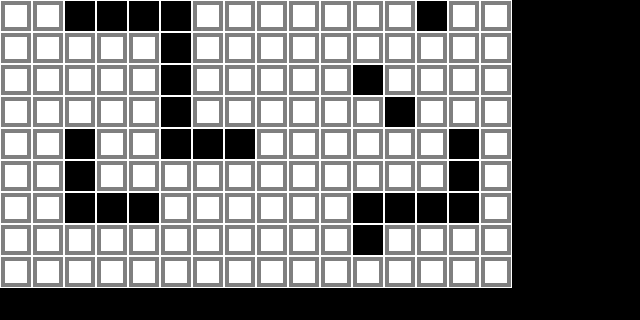

This is a level from a 2D game, rendered from its Tiled map with the project's own tilesets. A one-line summary and the complete map file follow:
An orthogonal 20x10 tile map with 32x32 px tiles, 1 tile layer (tiles).

<map version="1.0" orientation="orthogonal" renderorder="right-down" width="20" height="10" tilewidth="32" tileheight="32" nextobjectid="1">
 <tileset firstgid="1" name="pathfinding" tilewidth="32" tileheight="32" tilecount="2" columns="2">
  <image source="tilemap.png" width="64" height="32" />
  <tile id="0">
   <properties>
    <property name="blocked" value="" />
   </properties>
  </tile>
 </tileset>
 <layer name="tiles" width="20" height="10" offsetx="-128" offsety="-32">
  <data encoding="csv">
2,2,2,2,2,2,2,2,2,2,2,2,2,2,2,2,2,2,2,2,
2,2,2,2,2,2,1,1,1,1,2,2,2,2,2,2,2,1,2,2,
2,2,2,2,2,2,2,2,2,1,2,2,2,2,2,2,2,2,2,2,
2,2,2,2,2,2,2,2,2,1,2,2,2,2,2,1,2,2,2,2,
2,2,2,2,2,2,2,2,2,1,2,2,2,2,2,2,1,2,2,2,
2,2,2,2,2,2,1,2,2,1,1,1,2,2,2,2,2,2,1,2,
2,2,1,2,2,2,1,2,2,2,2,2,2,2,2,2,2,2,1,2,
2,1,1,2,2,2,1,1,1,2,2,2,2,2,2,1,1,1,1,2,
2,2,1,1,2,2,2,2,2,2,2,2,2,2,2,1,2,2,2,2,
2,2,2,2,2,2,2,2,2,2,2,2,2,2,2,2,2,2,2,2
</data>
 </layer>
</map>